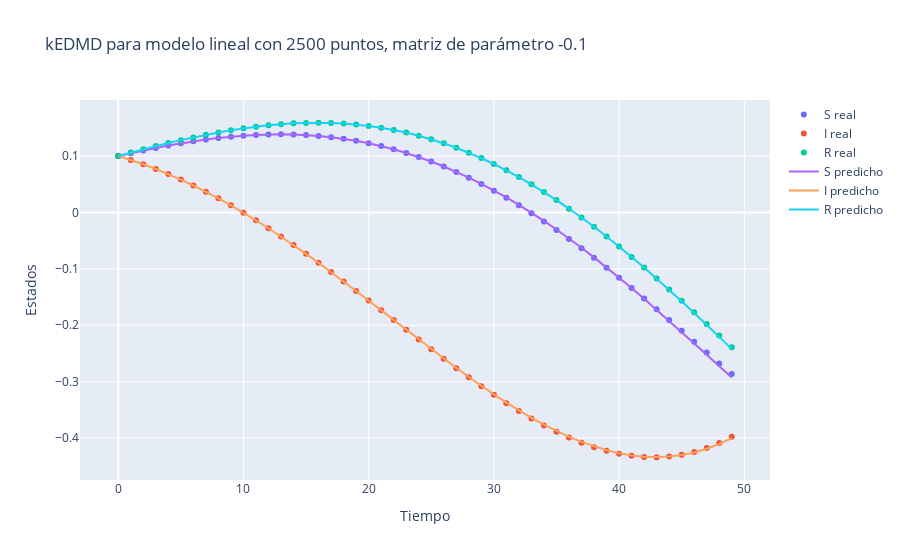

Here is the notebook cell this chart was saved with:
### Code cell
# Alpha
alpha = -0.1

# Predicción
x, x_koop = compute_linear_kedmd(alpha, N)

# Gráfico
fig = go.Figure()

fig.add_trace(go.Scatter(x=t, y=x[:,0], name='S real', mode='markers'))
fig.add_trace(go.Scatter(x=t, y=x[:,1], name='I real', mode='markers'))
fig.add_trace(go.Scatter(x=t, y=x[:,2], name='R real', mode='markers'))

fig.add_trace(go.Scatter(x=t, y=x_koop[:,0], name='S predicho'))
fig.add_trace(go.Scatter(x=t, y=x_koop[:,1], name='I predicho'))
fig.add_trace(go.Scatter(x=t, y=x_koop[:,2], name='R predicho'))

# Colocar titulo
fig.update_layout(
    title=f"kEDMD para modelo lineal con {N} puntos, matriz de parámetro {alpha}",
    xaxis_title="Tiempo",
    yaxis_title="Estados"
    )

fig.write_image(img_path+"Linear2.pdf")
fig.show()
